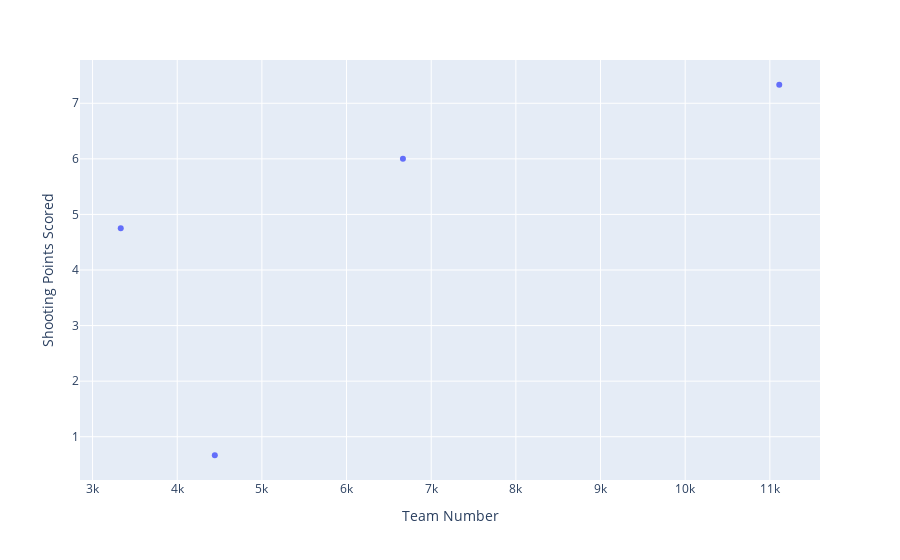

Notebook cell for this chart:
### Code cell
fig = px.scatter(avg, y= "Shooting Points Scored")
fig.show()

### Figure 1 — Plotly figure (JSON) as saved in the notebook; plotly's stock layout.template omitted (floating-point values rounded to 4 significant figures)
{"data": [{"hovertemplate": "Team Number=%{x}<br>Shooting Points Scored=%{y}<extra></extra>", "legendgroup": "", "marker": {"color": "#636efa", "symbol": "circle"}, "mode": "markers", "name": "", "orientation": "v", "showlegend": false, "type": "scatter", "x": [3333, 4444, 6666, 11111], "xaxis": "x", "y": [4.75, 0.6667, 6.0, 7.333], "yaxis": "y"}], "layout": {"legend": {"tracegroupgap": 0}, "margin": {"t": 60}, "xaxis": {"anchor": "y", "domain": [0, 1], "title": {"text": "Team Number"}}, "yaxis": {"anchor": "x", "domain": [0, 1], "title": {"text": "Shooting Points Scored"}}}}
